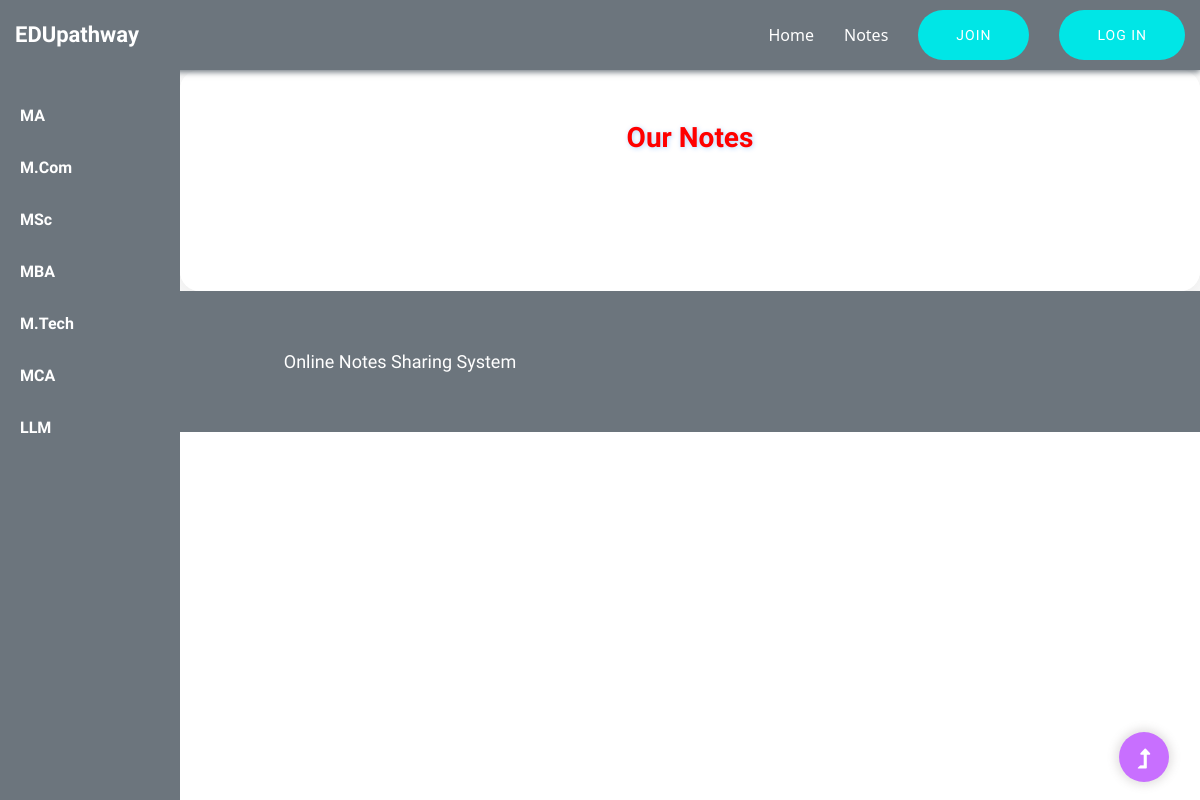
The app's page /msc-notes.php, older data.
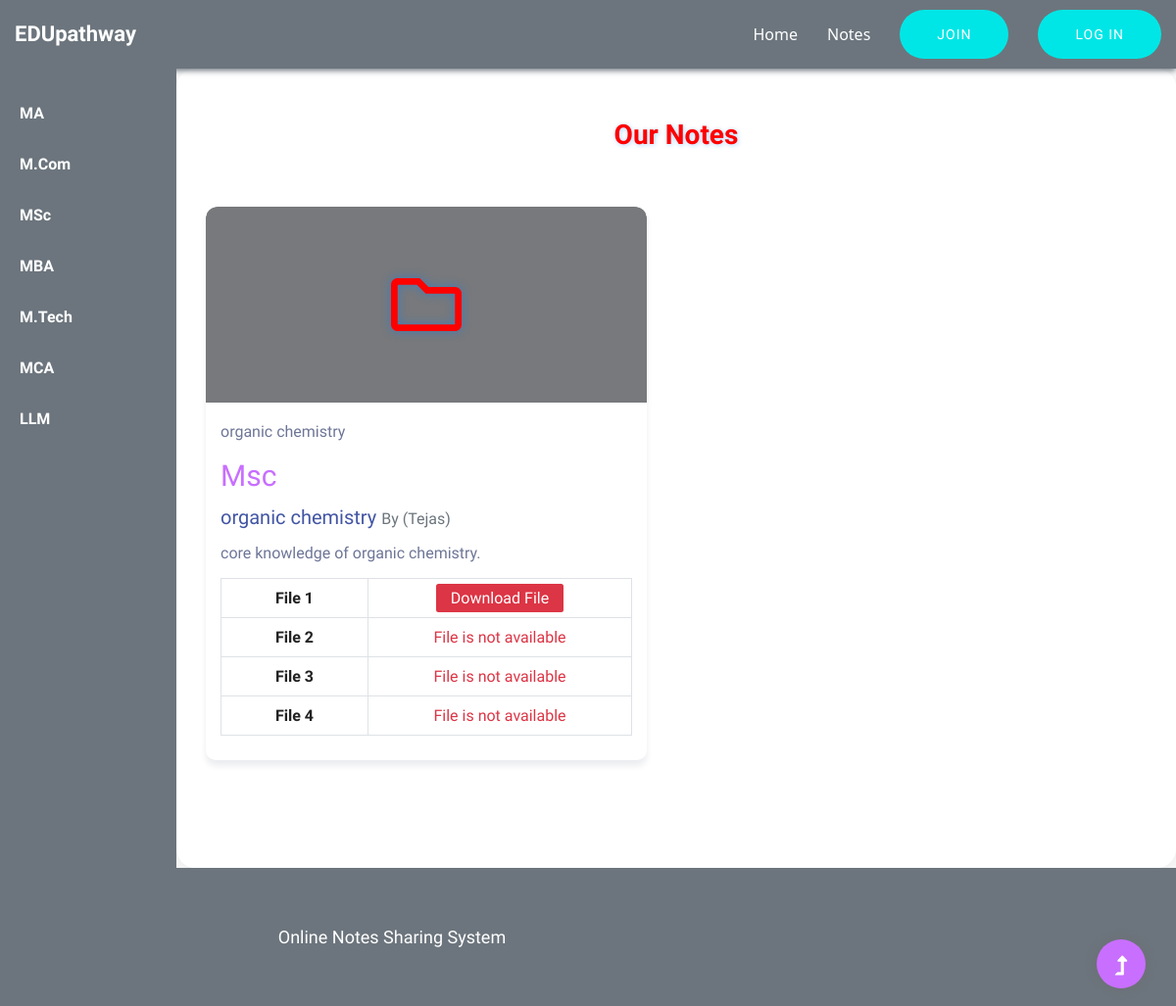
The same page, newer data.
### tables this page shows
CREATE TABLE `tblnotes` (
  `ID` int(5) NOT NULL,
  `UserID` int(5) DEFAULT NULL,
  `Subject` varchar(250) DEFAULT NULL,
  `NotesTitle` varchar(250) DEFAULT NULL,
  `NotesDecription` longtext DEFAULT NULL,
  `File1` varchar(250) DEFAULT NULL,
  `File2` varchar(250) DEFAULT NULL,
  `File3` varchar(255) DEFAULT NULL,
  `File4` varchar(250) DEFAULT NULL,
  `CreationDate` timestamp NULL DEFAULT current_timestamp(),
  `UpdationDate` timestamp NULL DEFAULT NULL ON UPDATE current_timestamp(),
  `Category` varchar(100) DEFAULT NULL
);

CREATE TABLE `tbluser` (
  `ID` int(5) NOT NULL,
  `FullName` varchar(250) DEFAULT NULL,
  `MobileNumber` bigint(10) DEFAULT NULL,
  `Email` varchar(250) DEFAULT NULL,
  `Password` varchar(250) DEFAULT NULL,
  `RegDate` timestamp NULL DEFAULT current_timestamp()
);

### msc-notes.php (the view, shortened to what the changed rows need)
<?php
include('user/includes/dbconnection.php');
?>
<!doctype html>
<html class="no-js" lang="zxx">
<head>
    <link rel="stylesheet" href="assets/css/bootstrap.min.css">
    <link rel="stylesheet" href="assets/css/owl.carousel.min.css">
    <link rel="stylesheet" href="assets/css/slicknav.css">
    <link rel="stylesheet" href="assets/css/flaticon.css">
    <link rel="stylesheet" href="assets/css/progressbar_barfiller.css">
    <link rel="stylesheet" href="assets/css/gijgo.css">
    <link rel="stylesheet" href="assets/css/animate.min.css">
    <link rel="stylesheet" href="assets/css/animated-headline.css">
    <link rel="stylesheet" href="assets/css/magnific-popup.css">
    <link rel="stylesheet" href="assets/css/fontawesome-all.min.css">
    <link rel="stylesheet" href="assets/css/themify-icons.css">
    <link rel="stylesheet" href="assets/css/slick.css">
    <link rel="stylesheet" href="assets/css/nice-select.css">
    <link rel="stylesheet" href="assets/css/style.css">
</head>
<body>
    <?php include_once('includes/header.php'); ?>
    <?php include_once('notes-slidebar.php'); ?>
    <main style="margin-left: 15%;width: 85%">
        <div class="courses-area section-padding40 fix">
            <div class="container">
                <div class="row justify-content-center">
                    <div class="col-xl-7 col-lg-8">
                        <div class="section-tittle text-center mb-55">
                            <h2 >Our Notes</h2>
                        </div>
                    </div>
                </div>
                <div class="row" id="notesContainer" style="display:none;">
                    <?php
                    if (isset($_GET['pageno'])) {
                        $pageno = $_GET['pageno'];
                    } else {
                        $pageno = 1;
                    }
                    $no_of_records_per_page = 10;
                    $offset = ($pageno - 1) * $no_of_records_per_page;
                    $sql = "SELECT tblnotes.*,tbluser.* from tblnotes join tbluser on tblnotes.UserID=tbluser.ID WHERE tblnotes.Category = 'Msc' LIMIT $offset, $no_of_records_per_page";
                    $query = $dbh->prepare($sql);
                    $query->execute();
                    $results = $query->fetchAll(PDO::FETCH_OBJ);
                    $cnt = 1;
                    if ($query->rowCount() > 0) {
                        foreach ($results as $row) { ?>
                            <div class="col-lg-6 wow fadeInUp" data-wow-delay="<?php echo 0.2 * $cnt; ?>s">
                                <div class="properties properties2 mb-30">
                                    <div class="properties__card">
                                        <div class="properties__img overlay1">
                                            <i class="far fa-folder"  style='font-size:72px;color:red' aria-hidden="true" title="Notes Icon"></i>
                                        </div>
                                        <div class="properties__caption p-4">
                                            <p class="text- fw-bold"><?php echo htmlentities($row->Subject); ?></p>
                                            <p class="text- fw-bold " style='font-size:30px;color:#C86FFF'><?php echo htmlentities($row->Category); ?></p>
                                            <h3 class="mb-3"><?php echo htmlentities($row->NotesTitle); ?> <small class="text-muted">By (<?php echo htmlentities($row->FullName); ?>)</small></h3>
                                            <p class="mb-3"><?php echo htmlentities($row->NotesDecription); ?>.</p>
                                            <table class="table table-bordered text-center">
                                                <tbody>
                                                    <tr>
                                                        <th width="150">File 1</th>
                                                        <td colspan="3">
                                                            <a href="user/folder1/<?php echo $row->File1; ?>" target="_blank" class="btn-danger px-4 py-2 rounded">Download File</a>
                                                        </td>
                                                    </tr>
                                                    <tr>
                                                        <th>File 2</th>
                                                        <td colspan="3">
                                                            <?php if (empty($row->File2)) {
                                                                echo '<span class="text-danger fw-bold">File is not available</span>';
                                                            } else { ?>
                                                                <a href="user/folder2/<?php echo $row->File2; ?>" target="_blank" class="btn-danger px-4 py-2 rounded">Download File</a>
                                                            <?php } ?>
                                                        </td>
                                                    </tr>
                                                    <tr>
                                                        <th>File 3</th>
                                                        <td colspan="3">
                                                            <?php if (empty($row->File3)) {
                                                                echo '<span class="text-danger fw-bold">File is not available</span>';
                                                            } else { ?>
                                                                <a href="user/folder3/<?php echo $row->File3; ?>" target="_blank" class="btn-danger px-4 py-2 rounded">Download File</a>
                                                            <?php } ?>
                                                        </td>
                                                    </tr>
                                                    <tr>
                                                        <th>File 4</th>
                                                        <td colspan="3">
                                                            <?php if (empty($row->File4)) {
                                                                echo '<span class="text-danger fw-bold">File is not available</span>';
                                                            } else { ?>
                                                                <a href="user/folder4/<?php echo $row->File4; ?>" target="_blank" class="btn-danger px-4 py-2 rounded">Download File</a>
                                                            <?php } ?>
                                                        </td>
                                                    </tr>
                                                </tbody>
                                            </table>
                                        </div>
                                    </div>
                                </div>
                            </div>
                    <?php $cnt++;
                        }
                    } ?>
                </div>
            </div>
        </div>
    </main>
    <?php include_once('includes/footer.php'); ?>
</body>
</html>

Row changes from the older to the newer data that the page shows:
added tblnotes: Subject "organic chemistry", Category "Msc", NotesTitle "organic chemistry", UserID.FullName "Tejas", NotesDecription "core knowledge of organic chemistry"
